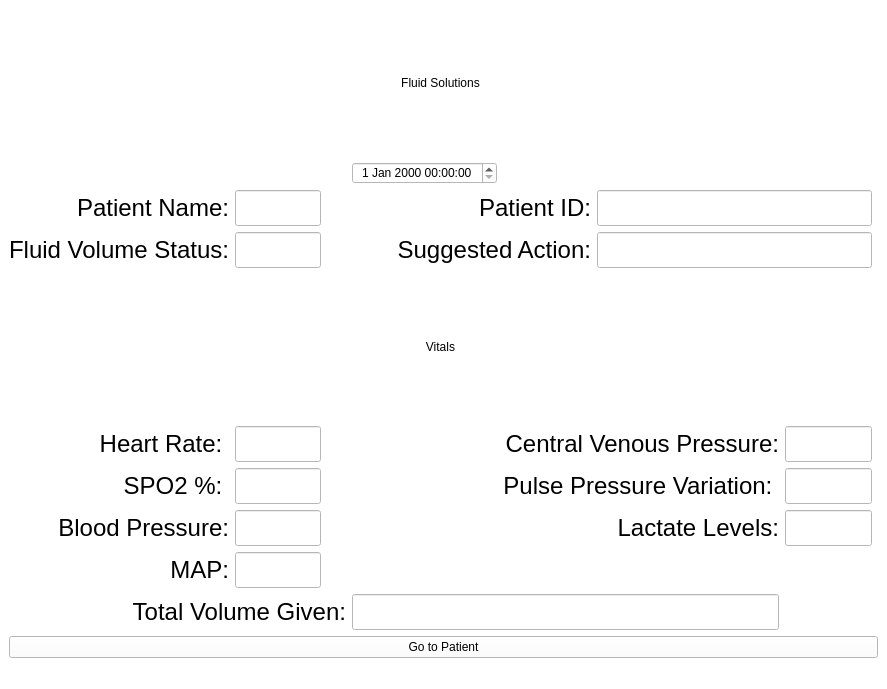
<?xml version="1.0" encoding="UTF-8"?>
<ui version="4.0">
 <class>MainWindow</class>

      <!-- Begin Main Window Widget -->

 <widget class="QMainWindow" name="MainWindow">
  <property name="geometry">
   <rect>
    <x>0</x>
    <y>0</y>
    <width>887</width>
    <height>689</height>
   </rect>
  </property>
  <property name="windowTitle">
   <string>MainWindow</string>
  </property>
  <property name="styleSheet">
   <string notr="true">background-color: rgb(255, 255, 255)</string>
  </property>

      <!-- Begin central widget -->

  <widget class="QWidget" name="centralwidget">
   
      <!-- Begin Layout -->

   <layout class="QGridLayout" name="gridLayout">
    
      <!-- Label for the Fluid Solutions Title/Header -->
    <item row="0" column="0" colspan="9">
     <widget class="QLabel" name="label">
      <property name="styleSheet">
       <string notr="true">font: 48pt &quot;Times New Roman&quot;;</string>
      </property>
      <property name="text">
       <string>Fluid Solutions</string>
      </property>
      <property name="alignment">
       <set>Qt::AlignCenter</set>
      </property>
     </widget>
    </item>

      <!-- Datetime Widget -->
    <item row="1" column="4">
     <widget class="QDateTimeEdit" name="current_datetime">
      <property name="alignment">
       <set>Qt::AlignCenter</set>
      </property>
      <!-- <property name="styleSheet">
        <string notr="true">font-size: 24px;</string>
      </property>
      <property name="minimumWidth">
        <number>300</number> 
      </property>
      <property name="minimumHeight">
        <number>50</number> 
      </property> -->
     </widget>
    </item>

      <!-- Label for Patient Name -->
    <item row="2" column="0" colspan="2">
     <widget class="QLabel" name="label_11">
      <property name="styleSheet">
        <string notr="true">font-size: 24px;</string>
      </property>
      <property name="text">
       <string>Patient Name:</string>
      </property>
      <property name="alignment">
       <set>Qt::AlignRight|Qt::AlignTrailing|Qt::AlignVCenter</set>
      </property>
     </widget>
    </item>

      <!-- Patient name Textbox -->
    <item row="2" column="2">
     <widget class="QLineEdit" name="textEdit_9">
      <property name="styleSheet">
        <string notr="true">font-size: 24px;</string>
      </property>
      <property name="minimumWidth">
        <number>300</number> 
      </property>
      <property name="minimumHeight">
        <number>50</number> 
      </property>
     </widget>
    </item>

     <!-- Label for Volume Status -->
    <item row="3" column="0" colspan="2">
     <widget class="QLabel" name="label_2">
      <property name="styleSheet">
        <string notr="true">font-size: 24px;</string>
      </property>
      <property name="text">
       <string>Fluid Volume Status:</string>
      </property>
      <property name="alignment">
       <set>Qt::AlignRight|Qt::AlignTrailing|Qt::AlignVCenter</set>
      </property>
     </widget>
    </item>

      <!-- Fluid Volume Status Textbox -->
    <item row="3" column="2">
     <widget class="QLineEdit" name="textEdit">
      <property name="styleSheet">
        <string notr="true">font-size: 24px;</string>
      </property>
      <property name="minimumWidth">
        <number>300</number> 
      </property>
      <property name="minimumHeight">
        <number>50</number> 
      </property>
     </widget>
    </item>

    <!-- Label for Patient ID -->
    <item row="2" column="3" colspan="3">
     <widget class="QLabel" name="label_12">
      <property name="styleSheet">
        <string notr="true">font-size: 24px;</string>
      </property>
      <property name="text">
       <string>Patient ID:</string>
      </property>
      <property name="alignment">
       <set>Qt::AlignRight|Qt::AlignTrailing|Qt::AlignVCenter</set>
      </property>
     </widget>
    </item>

      <!-- Textbox for Patient ID  -->
    <item row="2" column="6" colspan="3">
     <widget class="QLineEdit" name="textEdit_10">
      <property name="styleSheet">
       <string notr="true">background-color: rgb(182, 181, 184);</string>
      </property>
      <property name="styleSheet">
        <string notr="true">font-size: 24px;</string>
      </property>
      <property name="minimumWidth">
        <number>300</number> 
      </property>
      <property name="minimumHeight">
        <number>50</number> 
      </property>
     </widget>
    </item>

      <!-- Label for suggested action -->
    <item row="3" column="3" colspan="3">
     <widget class="QLabel" name="label_3">
      <property name="styleSheet">
        <string notr="true">font-size: 24px;</string>
      </property>
      <property name="text">
       <string>Suggested Action:</string>
      </property>
      <property name="alignment">
       <set>Qt::AlignRight|Qt::AlignTrailing|Qt::AlignVCenter</set>
      </property>
     </widget>
    </item>

      <!-- Suggested Actions Textbox -->
    <item row="3" column="6" colspan="3">
     <widget class="QLineEdit" name="textEdit_2">
      <property name="styleSheet">
       <string notr="true">selection-color: rgb(165, 192, 255);</string>
      </property>
      <property name="styleSheet">
        <string notr="true">font-size: 24px;</string>
      </property>
      <property name="minimumWidth">
        <number>300</number> 
      </property>
      <property name="minimumHeight">
        <number>50</number> 
      </property>
     </widget>
    </item>

        <!-- Label for Vitals Title -->
    <item row="4" column="0" colspan="9">
     <widget class="QLabel" name="label_4">
      <property name="styleSheet">
       <string notr="true">font: 24pt &quot;Academy Engraved LET&quot;;
font: 36pt &quot;Times New Roman&quot;;</string>
      </property>
      <property name="text">
       <string>Vitals</string>
      </property>
      <property name="alignment">
       <set>Qt::AlignCenter</set>
      </property>
     </widget>
    </item>

      <!-- Label for Heart Rate -->
    <item row="5" column="0" colspan="2">
     <widget class="QLabel" name="label_5">
      <property name="styleSheet">
        <string notr="true">font-size: 24px;</string>
      </property>
      <property name="text">
       <string>Heart Rate: </string>
      </property>
      <property name="alignment">
       <set>Qt::AlignRight|Qt::AlignTrailing|Qt::AlignVCenter</set>
      </property>
     </widget>
    </item>

      <!-- Heart Rate Textbox -->
    <item row="5" column="2">
     <widget class="QLineEdit" name="textEdit_3">
      <property name="layoutDirection">
       <enum>Qt::LeftToRight</enum>
      </property>
      <property name="styleSheet">
        <string notr="true">font-size: 24px;</string>
      </property>
      <property name="minimumWidth">
        <number>300</number> 
      </property>
      <property name="minimumHeight">
        <number>50</number> 
      </property>
     </widget>
    </item>

      <!-- Label for SPO2 -->
    <item row="6" column="0" colspan="2">
     <widget class="QLabel" name="label_6">
      <property name="styleSheet">
        <string notr="true">font-size: 24px;</string>
      </property>
      <property name="text">
       <string>SPO2 %: </string>
      </property>
      <property name="alignment">
       <set>Qt::AlignRight|Qt::AlignTrailing|Qt::AlignVCenter</set>
      </property>
     </widget>
    </item>

      <!-- Textbox for SPO2 -->
    <item row="6" column="2">
     <widget class="QLineEdit" name="textEdit_4">
      <property name="styleSheet">
        <string notr="true">font-size: 24px;</string>
      </property>
      <property name="minimumWidth">
        <number>300</number> 
      </property>
      <property name="minimumHeight">
        <number>50</number> 
      </property>
     </widget>
    </item>

      <!-- Label for Blood Pressure -->
    <item row="7" column="0" colspan="2">
     <widget class="QLabel" name="label_8">
      <property name="styleSheet">
        <string notr="true">font-size: 24px;</string>
      </property>
      <property name="text">
       <string>Blood Pressure:</string>
      </property>
      <property name="alignment">
       <set>Qt::AlignRight|Qt::AlignTrailing|Qt::AlignVCenter</set>
      </property>
     </widget>
    </item>

      <!-- Textbox for Blood Pressure -->
    <item row="7" column="2">
     <widget class="QLineEdit" name="textEdit_5">
      <property name="styleSheet">
        <string notr="true">font-size: 24px;</string>
      </property>
      <property name="minimumWidth">
        <number>300</number> 
      </property>
      <property name="minimumHeight">
        <number>50</number> 
      </property>
     </widget>
    </item>

      <!-- Label for MAP -->
    <item row="8" column="0" colspan="2">
     <widget class="QLabel" name="label_13">
      <property name="styleSheet">
        <string notr="true">font-size: 24px;</string>
      </property>
      <property name="text">
       <string>MAP:</string>
      </property>
      <property name="alignment">
       <set>Qt::AlignRight|Qt::AlignTrailing|Qt::AlignVCenter</set>
      </property>
     </widget>
    </item>

      <!-- Textbox for MAP -->
    <item row="8" column="2">
     <widget class="QLineEdit" name="textEdit_11">
      <property name="styleSheet">
        <string notr="true">font-size: 24px;</string>
      </property>
      <property name="minimumWidth">
        <number>300</number> 
      </property>
      <property name="minimumHeight">
        <number>50</number> 
      </property>
     </widget>
    </item>

      <!-- Label for CVP -->
    <item row="5" column="5" colspan="3">
     <widget class="QLabel" name="label_9">
      <property name="styleSheet">
        <string notr="true">font-size: 24px;</string>
      </property>
      <property name="text">
       <string>Central Venous Pressure:</string>
      </property>
      <property name="alignment">
       <set>Qt::AlignRight|Qt::AlignTrailing|Qt::AlignVCenter</set>
      </property>
     </widget>
    </item>

      <!-- Textbox for CVP -->
    <item row="5" column="8">
     <widget class="QLineEdit" name="textEdit_6">
      <property name="styleSheet">
        <string notr="true">font-size: 24px;</string>
      </property>
      <property name="minimumWidth">
        <number>300</number> 
      </property>
      <property name="minimumHeight">
        <number>50</number> 
      </property>
     </widget>
    </item>

      <!-- Label for PPV -->
    <item row="6" column="5" colspan="3">
     <widget class="QLabel" name="label_10">
      <property name="styleSheet">
        <string notr="true">font-size: 24px;</string>
      </property>
      <property name="text">
       <string>Pulse Pressure Variation: </string>
      </property>
      <property name="alignment">
       <set>Qt::AlignRight|Qt::AlignTrailing|Qt::AlignVCenter</set>
      </property>
     </widget>
    </item>

      <!-- Textbox for PPV -->
    <item row="6" column="8">
     <widget class="QLineEdit" name="textEdit_7">
      <property name="styleSheet">
        <string notr="true">font-size: 24px;</string>
      </property>
      <property name="minimumWidth">
        <number>300</number> 
      </property>
      <property name="minimumHeight">
        <number>50</number> 
      </property>
     </widget>
    </item>

      <!-- Label for Lactate Levels -->
    <item row="7" column="5" colspan="3">
     <widget class="QLabel" name="label_7">
      <property name="styleSheet">
        <string notr="true">font-size: 24px;</string>
      </property>
      <property name="text">
       <string>Lactate Levels:</string>
      </property>
      <property name="alignment">
       <set>Qt::AlignRight|Qt::AlignTrailing|Qt::AlignVCenter</set>
      </property>
     </widget>
    </item>

    <!-- Textbox for Lactate Levels -->
    <item row="7" column="8">
     <widget class="QLineEdit" name="textEdit_8">
      <property name="styleSheet">
        <string notr="true">font-size: 24px;</string>
      </property>
      <property name="minimumWidth">
        <number>300</number> 
      </property>
      <property name="minimumHeight">
        <number>50</number> 
      </property>
     </widget>
    </item>

      <!-- Label for Volume Administered -->
    <!-- <item row="8" column="7">
     <widget class="QLabel" name="label_14">
      <property name="styleSheet">
        <string notr="true">font-size: 24px;</string>
      </property>
      <property name="text">
       <string>Volume Administered:</string>
      </property>
      <property name="alignment">
       <set>Qt::AlignRight|Qt::AlignTrailing|Qt::AlignVCenter</set>
      </property>
     </widget>
    </item> -->

      <!-- Textbox for Volume Administered -->
    <!-- <item row="8" column="8">
     <widget class="QLineEdit" name="textEdit_12">
      <property name="styleSheet">
        <string notr="true">font-size: 24px;</string>
      </property>
      <property name="minimumWidth">
        <number>300</number> 
      </property>
      <property name="minimumHeight">
        <number>50</number> 
      </property>
     </widget>
    </item> -->

      <!-- Fluid Types Dropdown -->
    <!-- <item row="8" column="3" colspan="4">
     <widget class="QComboBox" name="fluids_dropdown">
      <property name="font">
       <font>
        <pointsize>16</pointsize>
       </font>
      </property>
      <property name="layoutDirection">
       <enum>Qt::LeftToRight</enum>
      </property>
      <property name="editable">
       <bool>true</bool>
      </property>
      <property name="sizeAdjustPolicy">
       <enum>QComboBox::AdjustToMinimumContentsLengthWithIcon</enum>
      </property>
     </widget>
    </item> -->

    <!-- Label for Total Fluid Administered -->
    <item row="9" column="1" colspan="3">
     <widget class="QLabel" name="label_15">
      <property name="styleSheet">
        <string notr="true">font-size: 24px;</string>
      </property>
      <property name="text">
       <string>Total Volume Given:</string>
      </property>
      <property name="alignment">
       <set>Qt::AlignRight|Qt::AlignTrailing|Qt::AlignVCenter</set>
      </property>
     </widget>
    </item>

      <!-- Textbox for fluid volume administration -->
    <item row="9" column="4" colspan="4">
     <widget class="QLineEdit" name="textEdit_13">
      <property name="styleSheet">
        <string notr="true">font-size: 24px;</string>
      </property>
      <property name="minimumWidth">
        <number>300</number> 
      </property>
      <property name="minimumHeight">
        <number>50</number> 
      </property>
     </widget>
    </item>

      <!-- Routing Button -->
    <item row="10" column="0" colspan="10">
     <widget class="QPushButton" name="routing_button">
      <property name="toolTip">
       <string>Click to view patient window</string>
      </property>
      <property name="text">
       <string>Go to Patient</string>
      </property>
     </widget>
    </item>

    <!-- End Layout -->
   </layout>

   <!-- End Central Widget -->
  </widget>

      <!-- Status bar for the button -->
  <widget class="QStatusBar" name="statusbar"/>
 </widget>
 <resources/>
 <connections/>
</ui>
